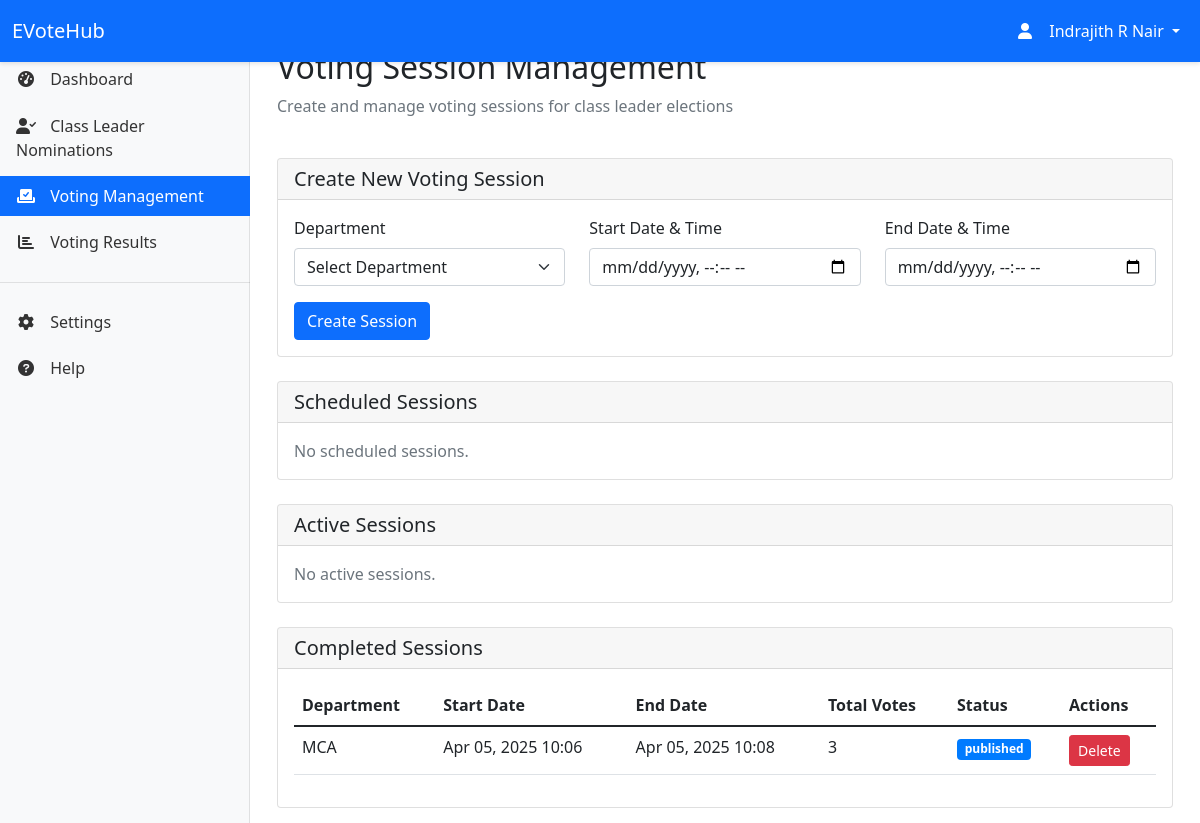
/officer/voting/ (signed in), run on the app's committed database.
### myapp/models.py (models this page shows, shortened)
class VotingSession(models.Model):
    STATUS_CHOICES = [
        ('scheduled', 'Scheduled'),
        ('active', 'Active'),
        ('completed', 'Completed'),
        ('verified', 'Verified'),
        ('published', 'Published'),
        ('cancelled', 'Cancelled')
    ]
    department = models.ForeignKey(Department, on_delete=models.CASCADE)
    start_date = models.DateTimeField()
    end_date = models.DateTimeField()
    status = models.CharField(max_length=20, choices=STATUS_CHOICES, default='scheduled')
    created_by = models.ForeignKey(Officer, on_delete=models.SET_NULL, null=True)
    created_at = models.DateTimeField(auto_now_add=True)
    updated_at = models.DateTimeField(auto_now=True)

class Department(models.Model):
    name = models.CharField(max_length=100)
    code = models.CharField(max_length=10, unique=True)
    created_at = models.DateTimeField(default=timezone.now)
    updated_at = models.DateTimeField(auto_now=True)

### myapp/views.py (the view, shortened to what this page needs)
# urls.py: path('officer/voting/', views.officer_voting_management, name='officer_voting_management'),
@login_required
def officer_voting_management(request):
    try:
        officer = request.user.officer
    except Officer.DoesNotExist:
        messages.error(request, 'Access denied. You are not authorized as an Officer.')
        return redirect('home')
    all_sessions = VotingSession.objects.exclude(status__in=['verified', 'published', 'cancelled'])
    for session in all_sessions:
        session.update_status_based_on_time()
    scheduled_sessions = []
    active_sessions = VotingSession.objects.filter(status='active').prefetch_related('candidate_set')
    completed_sessions = VotingSession.objects.filter(
        status__in=['completed', 'verified', 'published', 'cancelled']
    ).order_by('-end_date')
    departments = Department.objects.all()
    context = {
        'scheduled_sessions': scheduled_sessions,
        'active_sessions': active_sessions,
        'completed_sessions': completed_sessions,
        'departments': departments,
    }
    return render(request, 'officer/voting_management.html', context)

### templates/officer/voting_management.html (shortened to what this page needs)
{% extends 'officer/base_officer.html' %}
{% block content %}
<div class="container-fluid">
    <div class="row mb-4">
        <div class="col-12">
            <h2>Voting Session Management</h2>
            <p class="text-muted">Create and manage voting sessions for class leader elections</p>
        </div>
    </div>
    <div class="card mb-4">
        <div class="card-header">
            <h5 class="card-title mb-0">Create New Voting Session</h5>
        </div>
        <div class="card-body">
            <form method="post">
                <div class="row">
                    <div class="col-md-4 mb-3">
                        <label for="department" class="form-label">Department</label>
                        <select class="form-select" id="department" name="department" required>
                            <option value="">Select Department</option>
                        </select>
                    </div>
                    <div class="col-md-4 mb-3">
                        <label for="start_date" class="form-label">Start Date & Time</label>
                        <input type="datetime-local" class="form-control" id="start_date" name="start_date" required>
                    </div>
                    <div class="col-md-4 mb-3">
                        <label for="end_date" class="form-label">End Date & Time</label>
                        <input type="datetime-local" class="form-control" id="end_date" name="end_date" required>
                    </div>
                </div>
                <button type="submit" class="btn btn-primary">Create Session</button>
            </form>
        </div>
    </div>
    <div class="card mb-4">
        <div class="card-header">
            <h5 class="card-title mb-0">Scheduled Sessions</h5>
        </div>
        <div class="card-body">
            {% if scheduled_sessions %}
            <div class="table-responsive">
                <table class="table table-hover">
                    <thead>
                        <tr>
                            <th>Department</th>
                            <th>Start Date</th>
                            <th>End Date</th>
                            <th>Male Candidates</th>
                            <th>Female Candidates</th>
                            <th>Actions</th>
                        </tr>
                    </thead>
                    <tbody>
                        {% for session_data in scheduled_sessions %}
                        <tr>
                            <td>{{ session_data.session.department.name }}</td>
                            <td>{{ session_data.session.start_date|date:"M d, Y H:i" }}</td>
                            <td>{{ session_data.session.end_date|date:"M d, Y H:i" }}</td>
                            <td>{{ session_data.male_count }}</td>
                            <td>{{ session_data.female_count }}</td>
                            <td>
                                <form method="post" class="d-inline">
                                    {% csrf_token %}
                                    <input type="hidden" name="action" value="cancel_session">
                                    <input type="hidden" name="session_id" value="{{ session_data.session.id }}">
                                    <button type="submit" class="btn btn-sm btn-danger" onclick="return confirm('Are you sure you want to cancel this session? This action cannot be undone.')">
                                        Cancel
                                    </button>
                                </form>
                            </td>
                        </tr>
                        {% endfor %}
                    </tbody>
                </table>
            </div>
            {% else %}
            <p class="text-muted mb-0">No scheduled sessions.</p>
            {% endif %}
        </div>
    </div>
    <div class="card mb-4">
        <div class="card-header">
            <h5 class="card-title mb-0">Active Sessions</h5>
        </div>
        <div class="card-body">
            {% if active_sessions %}
            <div class="table-responsive">
                <table class="table table-hover">
                    <thead>
                        <tr>
                            <th>Department</th>
                            <th>Start Date</th>
                            <th>End Date</th>
                            <th>Total Votes</th>
                            <th>Actions</th>
                        </tr>
                    </thead>
                    <tbody>
                        {% for session in active_sessions %}
                        <tr>
                            <td>{{ session.department.name }}</td>
                            <td>{{ session.start_date|date:"M d, Y H:i" }}</td>
                            <td>{{ session.end_date|date:"M d, Y H:i" }}</td>
                            <td>{{ session.vote_set.count }}</td>
                            <td>
                                <form method="post" class="d-inline">
                                    {% csrf_token %}
                                    <input type="hidden" name="action" value="cancel_session">
                                    <input type="hidden" name="session_id" value="{{ session.id }}">
                                    <button type="submit" class="btn btn-sm btn-danger" onclick="return confirm('Are you sure you want to cancel this session? This action cannot be undone.')">
                                        Cancel
                                    </button>
                                </form>
                            </td>
                        </tr>
                        {% endfor %}
                    </tbody>
                </table>
            </div>
            {% else %}
            <p class="text-muted mb-0">No active sessions.</p>
            {% endif %}
        </div>
    </div>
    <div class="card">
        <div class="card-header">
            <h5 class="card-title mb-0">Completed Sessions</h5>
        </div>
        <div class="card-body">
            {% if completed_sessions %}
            <div class="table-responsive">
                <table class="table table-hover">
                    <thead>
                        <tr>
                            <th>Department</th>
                            <th>Start Date</th>
                            <th>End Date</th>
                            <th>Total Votes</th>
                            <th>Status</th>
                            <th>Actions</th>
                        </tr>
                    </thead>
                    <tbody>
                        {% for session in completed_sessions %}
                        <tr>
                            <td>{{ session.department.name }}</td>
                            <td>{{ session.start_date|date:"M d, Y H:i" }}</td>
                            <td>{{ session.end_date|date:"M d, Y H:i" }}</td>
                            <td>{{ session.vote_set.count }}</td>
                            <td><span class="badge bg-{{ session.status|lower }}">{{ session.status }}</span></td>
                            <td>
                                <form method="post" class="d-inline">
                                    <button type="submit" class="btn btn-sm btn-danger" onclick="return confirm('Are you sure you want to delete this session? This action cannot be undone.')">
                                        Delete
                                    </button>
                                </form>
                            </td>
                        </tr>
                        {% endfor %}
                    </tbody>
                </table>
            </div>
            {% else %}
            <p class="text-muted mb-0">No completed sessions.</p>
            {% endif %}
        </div>
    </div>
</div>
{% endblock %}

### templates/officer/base_officer.html (shortened to what this page needs)
<!DOCTYPE html>
<html lang="en">
<head>
    <link href="https://cdn.jsdelivr.net/npm/bootstrap@5.1.3/dist/css/bootstrap.min.css" rel="stylesheet">
    <link href="https://cdnjs.cloudflare.com/ajax/libs/font-awesome/6.0.0/css/all.min.css" rel="stylesheet">
</head>
<body>
    <nav class="navbar navbar-expand-lg navbar-dark bg-primary fixed-top">
        <div class="container-fluid">
            <a class="navbar-brand" href="{% url 'officer_home' %}">EVoteHub</a>
            <div class="collapse navbar-collapse" id="navbarNav">
                <ul class="navbar-nav ms-auto">
                    <li class="nav-item dropdown">
                        <a class="nav-link dropdown-toggle text-white" href="#" id="navbarDropdown" role="button" data-bs-toggle="dropdown">
                            <i class="fas fa-user"></i> {{ request.user.get_full_name }}
                        </a>
                    </li>
                </ul>
            </div>
        </div>
    </nav>
    <nav class="sidebar">
        <div class="sidebar-sticky">
            <ul class="nav flex-column">
                <li class="nav-item">
                    <a class="nav-link {% if request.resolver_match.url_name == 'officer_home' %}active{% endif %}"
                       href="{% url 'officer_home' %}">
                        <i class="fas fa-tachometer-alt"></i>
                        <span>Dashboard</span>
                    </a>
                </li>
                <li class="nav-item">
                    <a class="nav-link {% if request.resolver_match.url_name == 'officer_nominations' %}active{% endif %}"
                       href="{% url 'officer_nominations' %}">
                        <i class="fas fa-user-check"></i>
                        <span>Class Leader Nominations</span>
                    </a>
                </li>
                <li class="nav-item">
                    <a class="nav-link {% if request.resolver_match.url_name == 'officer_voting_management' %}active{% endif %}"
                       href="{% url 'officer_voting_management' %}">
                        <i class="fas fa-vote-yea"></i>
                        <span>Voting Management</span>
                    </a>
                </li>
                <li class="nav-item">
                    <a class="nav-link" href="{% url 'officer_voting_results' %}">
                        <i class="fas fa-chart-bar"></i> Voting Results
                    </a>
                </li>
                <div class="nav-divider"></div>
                <li class="nav-item">
                    <a class="nav-link" href="#">
                        <i class="fas fa-cog"></i>
                        <span>Settings</span>
                    </a>
                </li>
                <li class="nav-item">
                    <a class="nav-link" href="#" data-bs-toggle="modal" data-bs-target="#helpModal">
                        <i class="fas fa-question-circle"></i>
                        <span>Help</span>
                    </a>
                </li>
            </ul>
        </div>
    </nav>
    <main class="main-content">
        {% block content %}
        {% endblock %}
    </main>
</body>
</html>

### templates/officer/base_officer.html (style rules this page uses)
.sidebar { position: fixed; top: 0; bottom: 0; left: 0; z-index: 100; padding: 48px 0 0; box-shadow: inset -1px 0 0 rgba(0, 0, 0, .1); background-color: #f8f9fa; width: 250px; }
.sidebar-sticky { position: relative; top: 0; height: calc(100vh - 48px); padding-top: .5rem; overflow-x: hidden; overflow-y: auto; }
.navbar { box-shadow: 0 2px 4px rgba(0,0,0,.1); }
.main-content { margin-left: 250px; padding: 48px 15px 15px; }
.nav-link { color: #333; padding: 0.5rem 1rem; margin: 0.2rem 0; }
.nav-link.active { background-color: #0d6efd; color: white; }
.nav-link i { width: 20px; text-align: center; margin-right: 10px; }
.nav-divider { margin: 1rem 0; border-top: 1px solid rgba(0,0,0,.1); }

### templates/officer/voting_management.html (style rules this page uses)
.bg-published { background-color: #007bff; }

### data on the page
VotingSession: department.name "MCA", start_date "Apr 05, 2025 10:06", end_date "Apr 05, 2025 10:08", vote_set.count "3", status "published"

### other printed values
{{ request.user.get_full_name }} "Indrajith R Nair"
